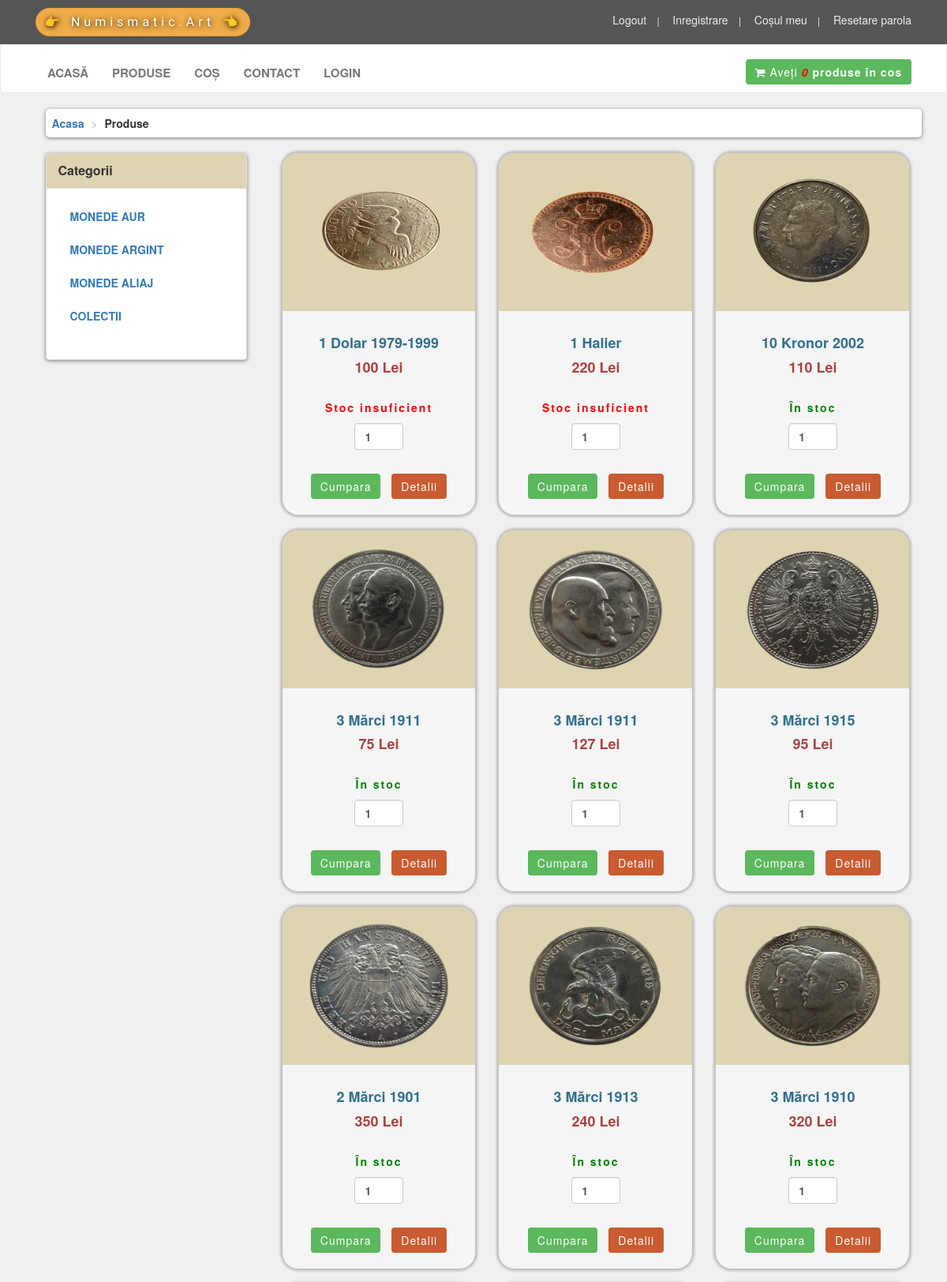
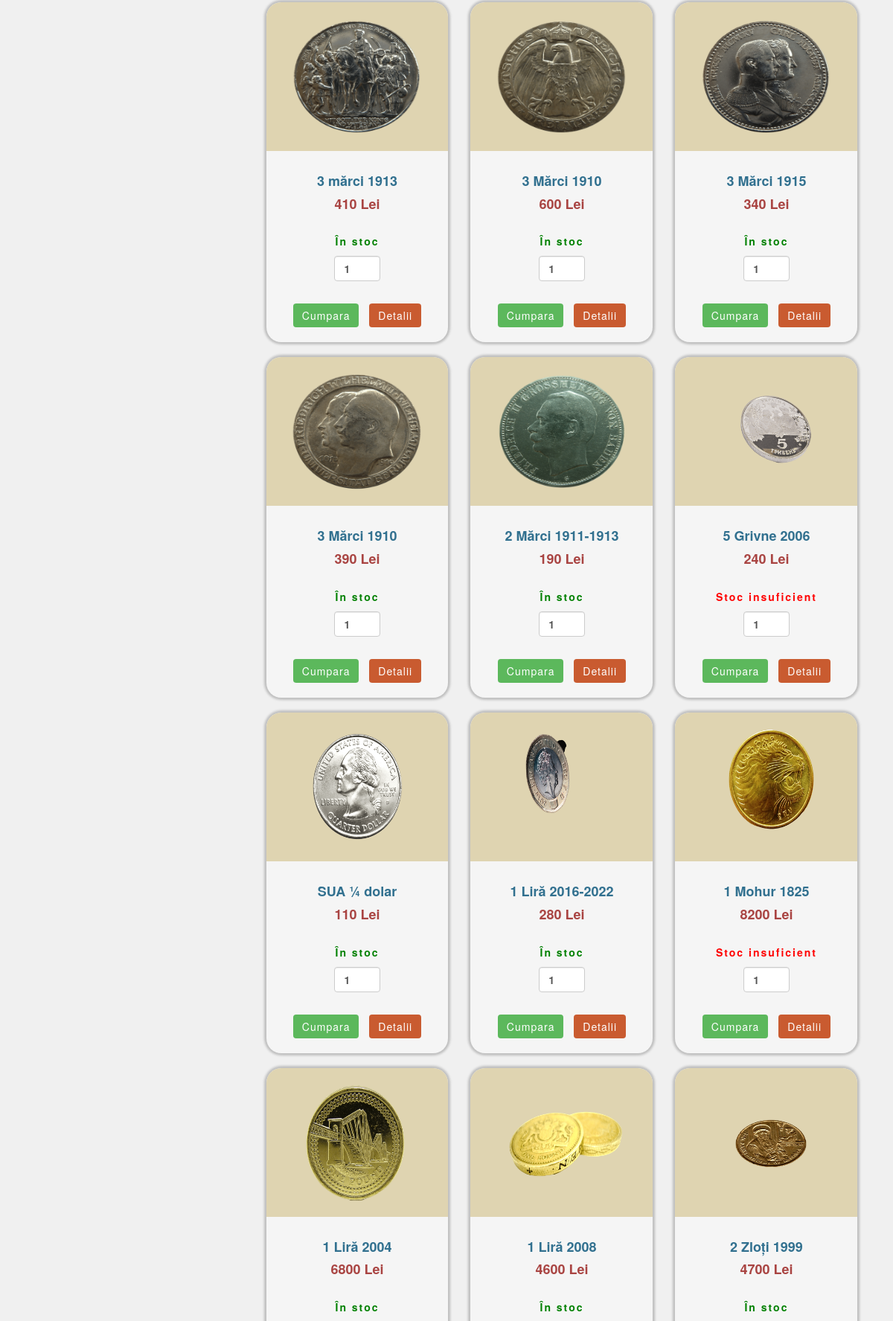
The page /product.php (upper part) on the database its author committed (2 pictures, top to bottom).
### tables this page shows
CREATE TABLE `produse` (
  `produs_id` int(11) NOT NULL,
  `produs_nume` varchar(100) NOT NULL,
  `produs_pret` int(11) NOT NULL,
  `produs_img` varchar(150) NOT NULL,
  `produs_descriere` varchar(1000) NOT NULL,
  `cat_id` int(100) NOT NULL,
  `stoc` int(11) UNSIGNED NOT NULL,
  `product_time` timestamp NOT NULL DEFAULT current_timestamp()
);

### product.php (the view, shortened to what this page needs)
<?php
include("includes/header.php");
?>
<div id="content">
    <div class="container ">
        <div class="col-md-12">
            <ul class="breadcrumb">
                <li>
                    <a href="index.php">Acasa</a>
                </li>
                <li>Produse</li>
            </ul>
        </div>
        <div class="col-md-3">
            <?php
            include("includes/sidebar.php");
            ?>
        </div>
        <div class="col-md-9">
            <?php
            include("conectare.php");
            $result = mysqli_query($mysqli, "SELECT * FROM `produse`");
            while ($row = mysqli_fetch_assoc($result)) {
            ?>
                <div id='box'>
                    <center>
                        <div class='col-md-4 col-sm-6 center-responsive'>
                            <div class='ovidiu'>
                                <form method='POST' action='cart.php?action=add&id=<?php echo $row["produs_id"]; ?>'>
                                    <div class='image'><img src="<?php echo $row["produs_img"]; ?>" width='180' height='160' s /></div><br>
                                    <h4 class="text-info"><b><?php echo $row["produs_nume"]; ?></b></h4>
                                    <h4 class="text-danger"><b><?php echo $row["produs_pret"]; ?> Lei</b></h4>
                                    <br>
                                    <?php
                                    if ($row['stoc'] == 0 || $row['stoc'] < 0) {
                                        echo "<p style='letter-spacing: 2px; color: red'>Stoc insuficient</p>";
                                    } else {
                                        echo "<p style='letter-spacing: 2px; color: green'>În stoc</p>";
                                    }
                                    ?>
                                    <input type='number' name='quantity' value='1' class='form-control' style='width: 25%;margin-bottom: 30px;'>
                                    <input type='submit' name='add_to_cart' value='Cumpara' class='btn btn-success' ;>
                                    <a href='detalii.php?id=<?php echo $row["produs_id"]; ?>><button type=' button' class='btn btn-primary'>Detalii</button></a>
                                </form>
                            </div>
                        </div>
                    </center>
                </div> <?php
                    }
                        ?>
        </div>
    </div>
    </body>
    </html>

### style.css (style rules this page uses)
body { font-size: 14px; line-height: 1.42857143; color: #333; background-color: #f0f0f0; overflow-x: hidden; }
.btn-primary { color: rgb(255, 255, 255); background: rgb(201, 91, 48); margin-left: 10px; border: none; letter-spacing: 1px; }
.btn-success { border: none; letter-spacing: 1px; }
#content { padding-left: 25px; }
.breadcrumb { padding: 8px; margin-bottom: 20px; background: #fff; border-radius: 5px; box-shadow: 0px 1px 5px rgba(0, 0, 0, 0.5); }
.breadcrumb > li + li:before { content: ">\00A0"; color: #ccc; }
.ovidiu { background-color: #f5f5f5; margin-bottom: 20px; padding-bottom: 20px; border-radius: 20px; box-shadow: 0px 0px 3px 3px rgba(85, 85, 85, 0.31); }
.image { background-color: #dfd4b1; padding-top: 20px; padding-bottom: 20px; border-top-left-radius: 20px; border-top-right-radius: 20px; }

### rows shown on the page
produse: shows a picture, produs_nume "1 Dolar 1979-1999", produs_pret "100", stoc "Stoc insuficient"
produse: shows a picture, produs_nume "1 Halier", produs_pret "220", stoc "Stoc insuficient"
produse: shows a picture, produs_nume "10 Kronor 2002", produs_pret "110", stoc "În stoc"
produse: shows a picture, produs_nume "3 Mărci 1911", produs_pret "75", stoc "În stoc"
produse: shows a picture, produs_nume "3 Mărci 1911", produs_pret "127", stoc "În stoc"
produse: shows a picture, produs_nume "3 Mărci 1915", produs_pret "95", stoc "În stoc"
produse: shows a picture, produs_nume "2 Mărci 1901", produs_pret "350", stoc "În stoc"
produse: shows a picture, produs_nume "3 Mărci 1913", produs_pret "240", stoc "În stoc"
produse: shows a picture, produs_nume "3 Mărci 1910", produs_pret "320", stoc "În stoc"
produse: shows a picture, produs_nume "3 mărci 1913", produs_pret "410", stoc "În stoc"
produse: shows a picture, produs_nume "3 Mărci 1910", produs_pret "600", stoc "În stoc"
produse: shows a picture, produs_nume "3 Mărci 1915", produs_pret "340", stoc "În stoc"
produse: shows a picture, produs_nume "3 Mărci 1910", produs_pret "390", stoc "În stoc"
produse: shows a picture, produs_nume "2 Mărci 1911-1913", produs_pret "190", stoc "În stoc"
produse: shows a picture, produs_nume "5 Grivne 2006", produs_pret "240", stoc "Stoc insuficient"
produse: shows a picture, produs_nume "SUA ¼ dolar", produs_pret "110", stoc "În stoc"
produse: shows a picture, produs_nume "1 Liră 2016-2022", produs_pret "280", stoc "În stoc"
produse: shows a picture, produs_nume "1 Mohur 1825", produs_pret "8200", stoc "Stoc insuficient"
produse: shows a picture, produs_nume "1 Liră 2004", produs_pret "6800", stoc "În stoc"
produse: shows a picture, produs_nume "1 Liră 2008", produs_pret "4600", stoc "În stoc"
produse: shows a picture, produs_nume "2 Zloți 1999", produs_pret "4700", stoc "În stoc"

### other values the page prints
$count "0"
